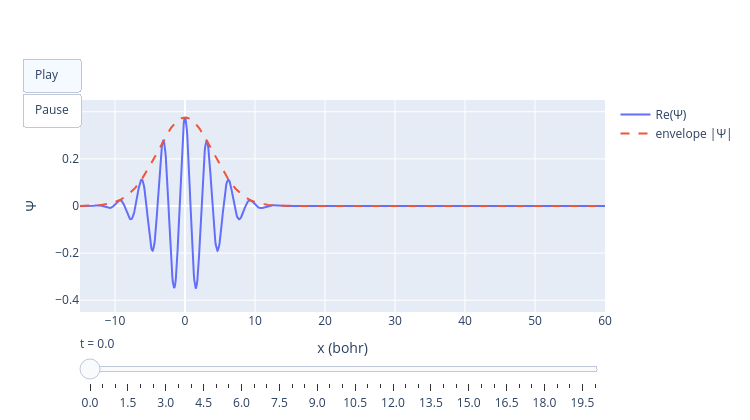

Source (notebook cell):
### Markdown cell above
### The Free Particle
Start with the simplest case, $V(x) = 0$ everywhere:<br>
$-\frac{1}{2}\frac{d^2\psi}{dx^2} = E\psi$

Any function whose second derivative is proportional to itself works:<br>
$\psi(x) = A e^{ikx}, \qquad E = \frac{k^2}{2} = \frac{p^2}{2m}, \qquad p = \hbar k = \frac{h}{\lambda}$

- A **plane wave** with wavelength $\lambda = 2\pi/k$: de Broglie's relation falls out of the equation
- $E$ can take **any** value $\ge 0$. Nothing is quantized
- $|\psi|^2 = |A|^2$ is constant: the particle is equally likely to be anywhere. Momentum is known exactly, position not at all
- $\int |\psi|^2 dx = \infty$, so a single plane wave is not normalizable. A real free particle is a **wave packet**, a sum of plane waves with nearby $k$

**Wave packets**: adding plane waves with a spread of $k$ gives a localized $|\Psi|^2$
- Narrower in $x$ requires a wider spread in $k$ (and so in $p$): $\sigma_x\sigma_p \ge \hbar/2$, the **Heisenberg uncertainty principle**
- The packet moves at the classical velocity $p/m$ and spreads with time because each $k$ component travels at a different speed
- $|\Psi|^2$ of a Gaussian packet is a smooth bump. The oscillation is in $\Psi$ itself: a carrier wave of wavelength $2\pi/k_0$ inside the envelope $|\Psi|$

### Code cell
import numpy as np
import plotly.graph_objects as go

x = np.linspace(-15, 60, 1200)
k = np.linspace(0, 4, 400)
k0, sigma_k = 2.0, 0.25                        
times = np.linspace(0, 20, 41)


def wave_packet(x, t):
    amp = np.exp(-(k - k0)**2 / (2 * sigma_k**2))
    psi = np.exp(1j * (x[:, None] * k - k**2 / 2 * t)) @ amp
    return psi / np.sqrt(np.trapezoid(abs(psi)**2, x))


def traces(t, **kw):
    psi = wave_packet(x, t)
    return [go.Scatter(y=psi.real, name='Re(Ψ)', **kw),
            go.Scatter(y=abs(psi), name='envelope |Ψ|', line_dash='dash', **kw)]


fig = go.Figure(data=traces(0, x=x),                      # frames only update y; x is kept from here
                frames=[go.Frame(data=traces(t), name=f'{t:.1f}') for t in times])
fig.update_layout(
    width=750, height=420, xaxis_title='x (bohr)', yaxis_title='Ψ', yaxis_range=[-0.45, 0.45],
    updatemenus=[dict(type='buttons', x=0, y=1.2, buttons=[
        dict(label='Play', method='animate', args=[None, dict(frame=dict(duration=80), fromcurrent=True)]),
        dict(label='Pause', method='animate', args=[[None], dict(mode='immediate')])])],
    sliders=[dict(currentvalue=dict(prefix='t = '), steps=[
        dict(label=f.name, method='animate', args=[[f.name], dict(mode='immediate', frame=dict(duration=0))])
        for f in fig.frames])])
fig.show()

### Figure 1 — Plotly figure (JSON) as saved in the notebook; plotly's stock layout.template omitted (floating-point values rounded to 4 significant figures; data arrays with more than 128 entries replaced by an {"elided": "..."} marker saying what was removed)
{"data": [{"name": "Re(Ψ)", "type": "scatter", "x": {"elided": "1200 float values"}, "y": {"elided": "1200 float values"}}, {"line": {"dash": "dash"}, "name": "envelope |Ψ|", "type": "scatter", "x": {"elided": "1200 float values"}, "y": {"elided": "1200 float values"}}], "layout": {"height": 420, "sliders": [{"currentvalue": {"prefix": "t = "}, "steps": [{"args": [["0.0"], {"frame": {"duration": 0}, "mode": "immediate"}], "label": "0.0", "method": "animate"}, {"args": [["0.5"], {"frame": {"duration": 0}, "mode": "immediate"}], "label": "0.5", "method": "animate"}, {"args": [["1.0"], {"frame": {"duration": 0}, "mode": "immediate"}], "label": "1.0", "method": "animate"}, {"args": [["1.5"], {"frame": {"duration": 0}, "mode": "immediate"}], "label": "1.5", "method": "animate"}, {"args": [["2.0"], {"frame": {"duration": 0}, "mode": "immediate"}], "label": "2.0", "method": "animate"}, {"args": [["2.5"], {"frame": {"duration": 0}, "mode": "immediate"}], "label": "2.5", "method": "animate"}, {"args": [["3.0"], {"frame": {"duration": 0}, "mode": "immediate"}], "label": "3.0", "method": "animate"}, {"args": [["3.5"], {"frame": {"duration": 0}, "mode": "immediate"}], "label": "3.5", "method": "animate"}, {"args": [["4.0"], {"frame": {"duration": 0}, "mode": "immediate"}], "label": "4.0", "method": "animate"}, {"args": [["4.5"], {"frame": {"duration": 0}, "mode": "immediate"}], "label": "4.5", "method": "animate"}, {"args": [["5.0"], {"frame": {"duration": 0}, "mode": "immediate"}], "label": "5.0", "method": "animate"}, {"args": [["5.5"], {"frame": {"duration": 0}, "mode": "immediate"}], "label": "5.5", "method": "animate"}, {"args": [["6.0"], {"frame": {"duration": 0}, "mode": "immediate"}], "label": "6.0", "method": "animate"}, {"args": [["6.5"], {"frame": {"duration": 0}, "mode": "immediate"}], "label": "6.5", "method": "animate"}, {"args": [["7.0"], {"frame": {"duration": 0}, "mode": "immediate"}], "label": "7.0", "method": "animate"}, {"args": [["7.5"], {"frame": {"duration": 0}, "mode": "immediate"}], "label": "7.5", "method": "animate"}, {"args": [["8.0"], {"frame": {"duration": 0}, "mode": "immediate"}], "label": "8.0", "method": "animate"}, {"args": [["8.5"], {"frame": {"duration": 0}, "mode": "immediate"}], "label": "8.5", "method": "animate"}, {"args": [["9.0"], {"frame": {"duration": 0}, "mode": "immediate"}], "label": "9.0", "method": "animate"}, {"args": [["9.5"], {"frame": {"duration": 0}, "mode": "immediate"}], "label": "9.5", "method": "animate"}, {"args": [["10.0"], {"frame": {"duration": 0}, "mode": "immediate"}], "label": "10.0", "method": "animate"}, {"args": [["10.5"], {"frame": {"duration": 0}, "mode": "immediate"}], "label": "10.5", "method": "animate"}, {"args": [["11.0"], {"frame": {"duration": 0}, "mode": "immediate"}], "label": "11.0", "method": "animate"}, {"args": [["11.5"], {"frame": {"duration": 0}, "mode": "immediate"}], "label": "11.5", "method": "animate"}, {"args": [["12.0"], {"frame": {"duration": 0}, "mode": "immediate"}], "label": "12.0", "method": "animate"}, {"args": [["12.5"], {"frame": {"duration": 0}, "mode": "immediate"}], "label": "12.5", "method": "animate"}, {"args": [["13.0"], {"frame": {"duration": 0}, "mode": "immediate"}], "label": "13.0", "method": "animate"}, {"args": [["13.5"], {"frame": {"duration": 0}, "mode": "immediate"}], "label": "13.5", "method": "animate"}, {"args": [["14.0"], {"frame": {"duration": 0}, "mode": "immediate"}], "label": "14.0", "method": "animate"}, {"args": [["14.5"], {"frame": {"duration": 0}, "mode": "immediate"}], "label": "14.5", "method": "animate"}, {"args": [["15.0"], {"frame": {"duration": 0}, "mode": "immediate"}], "label": "15.0", "method": "animate"}, {"args": [["15.5"], {"frame": {"duration": 0}, "mode": "immediate"}], "label": "15.5", "method": "animate"}, {"args": [["16.0"], {"frame": {"duration": 0}, "mode": "immediate"}], "label": "16.0", "method": "animate"}, {"args": [["16.5"], {"frame": {"duration": 0}, "mode": "immediate"}], "label": "16.5", "method": "animate"}, {"args": [["17.0"], {"frame": {"duration": 0}, "mode": "immediate"}], "label": "17.0", "method": "animate"}, {"args": [["17.5"], {"frame": {"duration": 0}, "mode": "immediate"}], "label": "17.5", "method": "animate"}, {"args": [["18.0"], {"frame": {"duration": 0}, "mode": "immediate"}], "label": "18.0", "method": "animate"}, {"args": [["18.5"], {"frame": {"duration": 0}, "mode": "immediate"}], "label": "18.5", "method": "animate"}, {"args": [["19.0"], {"frame": {"duration": 0}, "mode": "immediate"}], "label": "19.0", "method": "animate"}, {"args": [["19.5"], {"frame": {"duration": 0}, "mode": "immediate"}], "label": "19.5", "method": "animate"}, {"args": [["20.0"], {"frame": {"duration": 0}, "mode": "immediate"}], "label": "20.0", "method": "animate"}]}], "updatemenus": [{"buttons": [{"args": [null, {"frame": {"duration": 80}, "fromcurrent": true}], "label": "Play", "method": "animate"}, {"args": [[null], {"mode": "immediate"}], "label": "Pause", "method": "animate"}], "type": "buttons", "x": 0, "y": 1.2}], "width": 750, "xaxis": {"title": {"text": "x (bohr)"}}, "yaxis": {"range": [-0.45, 0.45], "title": {"text": "Ψ"}}}}
